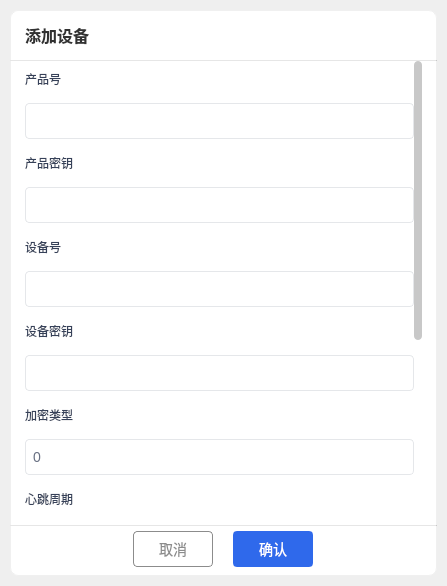
<?xml version="1.0" encoding="UTF-8"?>
<ui version="4.0">
 <class>subDevCreate</class>
 <widget class="QWidget" name="subDevCreate">
  <property name="geometry">
   <rect>
    <x>0</x>
    <y>0</y>
    <width>447</width>
    <height>586</height>
   </rect>
  </property>
  <property name="baseSize">
   <size>
    <width>500</width>
    <height>450</height>
   </size>
  </property>
  <property name="windowTitle">
   <string>Form</string>
  </property>
  <layout class="QGridLayout" name="gridLayout">
   <property name="leftMargin">
    <number>10</number>
   </property>
   <property name="topMargin">
    <number>10</number>
   </property>
   <property name="rightMargin">
    <number>10</number>
   </property>
   <property name="bottomMargin">
    <number>10</number>
   </property>
   <item row="0" column="0">
    <widget class="QWidget" name="widget" native="true">
     <property name="styleSheet">
      <string notr="true">#widget{
background-color: rgb(255, 255, 255);
border-style:solid;
border-width:1px;
border-color:rgb(240,240,240);
border-radius:8px;
}
QScrollBar:vertical{ 
    width:8px;  
    border-style:flat;
    border-radius: 4px;
    border:0px;
     background: rgb(255, 255, 255);
} 
QScrollBar::handle:vertical{ 
    background: rgb(200, 200, 200);
    border-radius: 4px;
    width:8px; 
    min-height:50px; 
    border-style:flat;
}
QScrollBar::handle:vertical::hover{ 
    background: rgb(130, 130, 130);
    border-radius: 4px;
    width:8px; 
}
QScrollBar::handle:vertical::pressed{ 
    background: rgb(130, 130, 130);
    border-radius:4px;
    width:8px; 
}
QScrollBar::sub-page:vertical {
     background: rgb(255, 255, 255);
border-style:flat;
}
QScrollBar::add-page:vertical {
     background: rgb(255, 255, 255);
border-style:flat;
}
QScrollBar::add-line:vertical{
     background: rgb(255, 255, 255);
}
QScrollBar::sub-line:vertical {
     background: rgb(255, 255, 255);
}
QScrollBar:horizontal{ 
    height:8px;  
    border-style:flat;
    border-radius: 4px;
    border:0px;
    background: rgb(255, 255, 255);
} 
QScrollBar::handle:horizontal{ 
    background: rgb(200, 200, 200);
    border-radius: 4px;
    height:8px; 
    min-width:50px; 
    border-style:flat;
}
QScrollBar::handle:horizontal::hover{ 
    background: rgb(130, 130, 130);
    border-radius: 4px;
    height:8px; 
}
QScrollBar::handle:horizontal::pressed{ 
    background: rgb(130, 130, 130);
    border-radius:4px;
    height:8px; 
}
QScrollBar::sub-page:horizontal {
     background: rgb(255, 255, 255);
    border-style:flat;
}
QScrollBar::add-page:horizontal {
     background: rgb(255, 255, 255);
    border-style:flat;
}
QScrollBar::sub-line:horizontal {
     background: rgb(255, 255, 255);
}
QScrollBar::add-line:horizontal{
     background: rgb(255, 255, 255);
}</string>
     </property>
     <layout class="QVBoxLayout" name="verticalLayout">
      <property name="spacing">
       <number>0</number>
      </property>
      <property name="leftMargin">
       <number>0</number>
      </property>
      <property name="topMargin">
       <number>0</number>
      </property>
      <property name="rightMargin">
       <number>0</number>
      </property>
      <property name="bottomMargin">
       <number>0</number>
      </property>
      <item>
       <widget class="QWidget" name="widget_windowTitle" native="true">
        <property name="minimumSize">
         <size>
          <width>0</width>
          <height>50</height>
         </size>
        </property>
        <property name="maximumSize">
         <size>
          <width>16777215</width>
          <height>50</height>
         </size>
        </property>
        <property name="styleSheet">
         <string notr="true">background: transparent; </string>
        </property>
        <layout class="QHBoxLayout" name="horizontalLayout_6">
         <property name="spacing">
          <number>0</number>
         </property>
         <property name="leftMargin">
          <number>15</number>
         </property>
         <property name="topMargin">
          <number>0</number>
         </property>
         <property name="rightMargin">
          <number>5</number>
         </property>
         <property name="bottomMargin">
          <number>0</number>
         </property>
         <item>
          <layout class="QHBoxLayout" name="horizontalLayout_7">
           <item>
            <widget class="QLabel" name="label_windowTitle_2">
             <property name="toolTip">
              <string/>
             </property>
             <property name="styleSheet">
              <string notr="true">font-weight:bold;
font-size:16px;
color: rgb(50, 50, 50);
</string>
             </property>
             <property name="text">
              <string>添加设备</string>
             </property>
            </widget>
           </item>
          </layout>
         </item>
         <item>
          <spacer name="horizontalSpacer_3">
           <property name="orientation">
            <enum>Qt::Horizontal</enum>
           </property>
           <property name="sizeType">
            <enum>QSizePolicy::Maximum</enum>
           </property>
           <property name="sizeHint" stdset="0">
            <size>
             <width>623</width>
             <height>20</height>
            </size>
           </property>
          </spacer>
         </item>
         <item>
          <layout class="QHBoxLayout" name="horizontalLayout_2">
           <property name="spacing">
            <number>0</number>
           </property>
           <item>
            <widget class="QPushButton" name="pushButton_close_2">
             <property name="minimumSize">
              <size>
               <width>30</width>
               <height>30</height>
              </size>
             </property>
             <property name="maximumSize">
              <size>
               <width>30</width>
               <height>30</height>
              </size>
             </property>
             <property name="styleSheet">
              <string notr="true">QPushButton:hover { 
background-color:rgb(242, 113, 113); 
image: url(:/png/closeW.png)15 0 0 0;
}
QPushButton { 
image: url(:/png/close.png)15 0 0 0;
border-width:0;
border-style:outset;
background-color:transparent;
border-radius:2px;
}
</string>
             </property>
             <property name="text">
              <string/>
             </property>
            </widget>
           </item>
          </layout>
         </item>
        </layout>
       </widget>
      </item>
      <item>
       <widget class="Line" name="line_2">
        <property name="minimumSize">
         <size>
          <width>0</width>
          <height>1</height>
         </size>
        </property>
        <property name="maximumSize">
         <size>
          <width>16777215</width>
          <height>1</height>
         </size>
        </property>
        <property name="styleSheet">
         <string notr="true">background-color: rgb(200, 200, 200);</string>
        </property>
        <property name="orientation">
         <enum>Qt::Horizontal</enum>
        </property>
       </widget>
      </item>
      <item>
       <widget class="QWidget" name="widget_3" native="true">
        <property name="styleSheet">
         <string notr="true">background: transparent; </string>
        </property>
        <layout class="QGridLayout" name="gridLayout_2">
         <property name="leftMargin">
          <number>15</number>
         </property>
         <property name="topMargin">
          <number>0</number>
         </property>
         <property name="rightMargin">
          <number>15</number>
         </property>
         <property name="bottomMargin">
          <number>6</number>
         </property>
         <item row="0" column="0">
          <widget class="QScrollArea" name="scrollArea">
           <property name="styleSheet">
            <string notr="true">#scrollArea{
	border-style:solid;
	border-width:0px; 
	background: transparent; 
}</string>
           </property>
           <property name="widgetResizable">
            <bool>true</bool>
           </property>
           <widget class="QWidget" name="scrollAreaWidgetContents">
            <property name="geometry">
             <rect>
              <x>0</x>
              <y>-252</y>
              <width>389</width>
              <height>752</height>
             </rect>
            </property>
            <property name="styleSheet">
             <string notr="true">border-style:solid;
border-width:0px; </string>
            </property>
            <layout class="QVBoxLayout" name="verticalLayout_2">
             <property name="spacing">
              <number>6</number>
             </property>
             <property name="leftMargin">
              <number>0</number>
             </property>
             <property name="topMargin">
              <number>0</number>
             </property>
             <property name="rightMargin">
              <number>0</number>
             </property>
             <property name="bottomMargin">
              <number>0</number>
             </property>
             <item>
              <widget class="QLabel" name="label_3">
               <property name="minimumSize">
                <size>
                 <width>0</width>
                 <height>36</height>
                </size>
               </property>
               <property name="maximumSize">
                <size>
                 <width>16777215</width>
                 <height>36</height>
                </size>
               </property>
               <property name="styleSheet">
                <string notr="true">color: rgb(54, 65, 89);</string>
               </property>
               <property name="text">
                <string>产品号</string>
               </property>
               <property name="alignment">
                <set>Qt::AlignLeading|Qt::AlignLeft|Qt::AlignVCenter</set>
               </property>
              </widget>
             </item>
             <item>
              <widget class="QLineEdit" name="lineEdit_subDev_pk">
               <property name="minimumSize">
                <size>
                 <width>0</width>
                 <height>36</height>
                </size>
               </property>
               <property name="maximumSize">
                <size>
                 <width>16777215</width>
                 <height>36</height>
                </size>
               </property>
               <property name="styleSheet">
                <string notr="true">color: rgb(104, 112, 130);
font-size:14px;
border-style:solid;
border-width:1px;
border-height：20px;
border-color:rgb(229, 231, 234);
border-radius:4px;
padding-left:5px;
</string>
               </property>
              </widget>
             </item>
             <item>
              <widget class="QLabel" name="label_4">
               <property name="minimumSize">
                <size>
                 <width>0</width>
                 <height>36</height>
                </size>
               </property>
               <property name="maximumSize">
                <size>
                 <width>16777215</width>
                 <height>36</height>
                </size>
               </property>
               <property name="styleSheet">
                <string notr="true">color: rgb(54, 65, 89);</string>
               </property>
               <property name="text">
                <string>产品密钥</string>
               </property>
               <property name="alignment">
                <set>Qt::AlignLeading|Qt::AlignLeft|Qt::AlignVCenter</set>
               </property>
              </widget>
             </item>
             <item>
              <widget class="QLineEdit" name="lineEdit_subDev_ps">
               <property name="minimumSize">
                <size>
                 <width>0</width>
                 <height>36</height>
                </size>
               </property>
               <property name="maximumSize">
                <size>
                 <width>16777215</width>
                 <height>36</height>
                </size>
               </property>
               <property name="styleSheet">
                <string notr="true">color: rgb(104, 112, 130);
font-size:14px;
border-style:solid;
border-width:1px;
border-height：20px;
border-color:rgb(229, 231, 234);
border-radius:4px;
padding-left:5px;
</string>
               </property>
              </widget>
             </item>
             <item>
              <widget class="QLabel" name="label_5">
               <property name="minimumSize">
                <size>
                 <width>0</width>
                 <height>36</height>
                </size>
               </property>
               <property name="maximumSize">
                <size>
                 <width>16777215</width>
                 <height>36</height>
                </size>
               </property>
               <property name="styleSheet">
                <string notr="true">color: rgb(54, 65, 89);</string>
               </property>
               <property name="text">
                <string>设备号</string>
               </property>
               <property name="alignment">
                <set>Qt::AlignLeading|Qt::AlignLeft|Qt::AlignVCenter</set>
               </property>
              </widget>
             </item>
             <item>
              <widget class="QLineEdit" name="lineEdit_subDev_dk">
               <property name="minimumSize">
                <size>
                 <width>0</width>
                 <height>36</height>
                </size>
               </property>
               <property name="maximumSize">
                <size>
                 <width>16777215</width>
                 <height>36</height>
                </size>
               </property>
               <property name="styleSheet">
                <string notr="true">color: rgb(104, 112, 130);
font-size:14px;
border-style:solid;
border-width:1px;
border-height：20px;
border-color:rgb(229, 231, 234);
border-radius:4px;
padding-left:5px;
</string>
               </property>
              </widget>
             </item>
             <item>
              <widget class="QLabel" name="label_6">
               <property name="minimumSize">
                <size>
                 <width>0</width>
                 <height>36</height>
                </size>
               </property>
               <property name="maximumSize">
                <size>
                 <width>16777215</width>
                 <height>36</height>
                </size>
               </property>
               <property name="styleSheet">
                <string notr="true">color: rgb(54, 65, 89);</string>
               </property>
               <property name="text">
                <string>设备密钥</string>
               </property>
               <property name="alignment">
                <set>Qt::AlignLeading|Qt::AlignLeft|Qt::AlignVCenter</set>
               </property>
              </widget>
             </item>
             <item>
              <widget class="QLineEdit" name="lineEdit_subDev_ds">
               <property name="minimumSize">
                <size>
                 <width>0</width>
                 <height>36</height>
                </size>
               </property>
               <property name="maximumSize">
                <size>
                 <width>16777215</width>
                 <height>36</height>
                </size>
               </property>
               <property name="styleSheet">
                <string notr="true">color: rgb(104, 112, 130);
font-size:14px;
border-style:solid;
border-width:1px;
border-height：20px;
border-color:rgb(229, 231, 234);
border-radius:4px;
padding-left:5px;
</string>
               </property>
              </widget>
             </item>
             <item>
              <widget class="QLabel" name="label">
               <property name="minimumSize">
                <size>
                 <width>0</width>
                 <height>36</height>
                </size>
               </property>
               <property name="maximumSize">
                <size>
                 <width>16777215</width>
                 <height>36</height>
                </size>
               </property>
               <property name="styleSheet">
                <string notr="true">color: rgb(54, 65, 89);</string>
               </property>
               <property name="text">
                <string>加密类型</string>
               </property>
               <property name="alignment">
                <set>Qt::AlignLeading|Qt::AlignLeft|Qt::AlignVCenter</set>
               </property>
              </widget>
             </item>
             <item>
              <widget class="QSpinBox" name="spinBox_subDev_tls">
               <property name="minimumSize">
                <size>
                 <width>0</width>
                 <height>36</height>
                </size>
               </property>
               <property name="maximumSize">
                <size>
                 <width>16777215</width>
                 <height>36</height>
                </size>
               </property>
               <property name="styleSheet">
                <string notr="true">QSpinBox{
color: rgb(104, 112, 130);
font-size:14px;
border-style:solid;
border-width:1px;
border-color:rgb(229, 231, 234);
border-radius:4px;
padding-left:5px;
}

QSpinBox::up-button
{
image:url(:/png/up.png);
width: 40px;
}
QSpinBox::down-button{
image:url(:/png/down.png);
width: 40px;
}</string>
               </property>
              </widget>
             </item>
             <item>
              <widget class="QLabel" name="label_2">
               <property name="minimumSize">
                <size>
                 <width>0</width>
                 <height>36</height>
                </size>
               </property>
               <property name="maximumSize">
                <size>
                 <width>16777215</width>
                 <height>36</height>
                </size>
               </property>
               <property name="styleSheet">
                <string notr="true">color: rgb(54, 65, 89);</string>
               </property>
               <property name="text">
                <string>心跳周期</string>
               </property>
               <property name="alignment">
                <set>Qt::AlignLeading|Qt::AlignLeft|Qt::AlignVCenter</set>
               </property>
              </widget>
             </item>
             <item>
              <widget class="QSpinBox" name="spinBox_subDev_lifetime">
               <property name="minimumSize">
                <size>
                 <width>0</width>
                 <height>36</height>
                </size>
               </property>
               <property name="maximumSize">
                <size>
                 <width>16777215</width>
                 <height>36</height>
                </size>
               </property>
               <property name="styleSheet">
                <string notr="true">QSpinBox{
color: rgb(104, 112, 130);
font-size:14px;
border-style:solid;
border-width:1px;
border-color:rgb(229, 231, 234);
border-radius:4px;
padding-left:5px;
}

QSpinBox::up-button
{
image:url(:/png/up.png);
width: 40px;
}
QSpinBox::down-button{
image:url(:/png/down.png);
width: 40px;
}</string>
               </property>
              </widget>
             </item>
             <item>
              <widget class="QLabel" name="label_9">
               <property name="minimumSize">
                <size>
                 <width>0</width>
                 <height>36</height>
                </size>
               </property>
               <property name="maximumSize">
                <size>
                 <width>16777215</width>
                 <height>36</height>
                </size>
               </property>
               <property name="styleSheet">
                <string notr="true">color: rgb(54, 65, 89);</string>
               </property>
               <property name="text">
                <string>数据格式</string>
               </property>
              </widget>
             </item>
             <item>
              <widget class="QComboBox" name="comboBox_productMode">
               <property name="minimumSize">
                <size>
                 <width>0</width>
                 <height>36</height>
                </size>
               </property>
               <property name="maximumSize">
                <size>
                 <width>16777215</width>
                 <height>36</height>
                </size>
               </property>
               <property name="styleSheet">
                <string notr="true">QComboBox{
color: rgb(104, 112, 130);
font-size:14px;
border-style:solid;
background-color: rgb(245, 245, 245);
border-width:1px;
border-color:rgb(229, 231, 234);
border-radius:4px;
padding-left:5px;
}
QComboBox:disabled
{
color: rgb(180, 180, 180);
font-size:14px;
border-style:solid;
background-color: rgb(220, 220, 220);
border-width:1px;
border-color:rgb(229, 231, 234);
border-radius:4px;
padding-left:5px;
}
QComboBox::drop-down{
border-style:none;
width: 30px;
}
QComboBox::down-arrow {
image: url(:/png/QComboBox_down.png);
}

QComboBox QAbstractItemView::item
{ 
	color: rgb(54, 65, 89);
	height: 25px;  
}</string>
               </property>
               <item>
                <property name="text">
                 <string>透传数据</string>
                </property>
               </item>
               <item>
                <property name="text">
                 <string>物模型数据</string>
                </property>
               </item>
              </widget>
             </item>
             <item>
              <widget class="QLabel" name="label_model">
               <property name="minimumSize">
                <size>
                 <width>0</width>
                 <height>36</height>
                </size>
               </property>
               <property name="maximumSize">
                <size>
                 <width>16777215</width>
                 <height>36</height>
                </size>
               </property>
               <property name="styleSheet">
                <string notr="true">color: rgb(54, 65, 89);</string>
               </property>
               <property name="text">
                <string>物模型文件</string>
               </property>
              </widget>
             </item>
             <item>
              <widget class="QCheckBox" name="checkBox_automatic">
               <property name="minimumSize">
                <size>
                 <width>0</width>
                 <height>36</height>
                </size>
               </property>
               <property name="maximumSize">
                <size>
                 <width>16777215</width>
                 <height>36</height>
                </size>
               </property>
               <property name="styleSheet">
                <string notr="true">QCheckBox::indicator{
    width: 30px;
    height: 23px;
}

QCheckBox::indicator:unchecked{
    image:url(:/png/checkBox0.png);
}

QCheckBox::indicator:checked{
    image:url(:/png/checkBox1.png);
}
QCheckBox{background-color:transparent;color: rgb(104, 112, 130);}
</string>
               </property>
               <property name="text">
                <string>自动获取</string>
               </property>
              </widget>
             </item>
             <item>
              <widget class="QComboBox" name="comboBox_environment">
               <property name="minimumSize">
                <size>
                 <width>0</width>
                 <height>36</height>
                </size>
               </property>
               <property name="maximumSize">
                <size>
                 <width>16777215</width>
                 <height>36</height>
                </size>
               </property>
               <property name="styleSheet">
                <string notr="true">QComboBox{
color: rgb(104, 112, 130);
font-size:14px;
border-style:solid;
background-color: rgb(245, 245, 245);
border-width:1px;
border-color:rgb(229, 231, 234);
border-radius:4px;
padding-left:5px;
}
QComboBox:disabled
{
color: rgb(180, 180, 180);
font-size:14px;
border-style:solid;
background-color: rgb(220, 220, 220);
border-width:1px;
border-color:rgb(229, 231, 234);
border-radius:4px;
padding-left:5px;
}
QComboBox::drop-down{
border-style:none;
width: 30px;
}
QComboBox::down-arrow {
image: url(:/png/QComboBox_down.png);
}

QComboBox QAbstractItemView::item
{ 
	color: rgb(54, 65, 89);
	height: 25px;  
}</string>
               </property>
               <item>
                <property name="text">
                 <string>中国数据中心</string>
                </property>
               </item>
               <item>
                <property name="text">
                 <string>欧洲数据中心</string>
                </property>
               </item>
               <item>
                <property name="text">
                 <string>美国数据中心</string>
                </property>
               </item>
              </widget>
             </item>
             <item>
              <layout class="QHBoxLayout" name="horizontalLayout_8">
               <item>
                <widget class="QLineEdit" name="lineEdit_file">
                 <property name="minimumSize">
                  <size>
                   <width>0</width>
                   <height>36</height>
                  </size>
                 </property>
                 <property name="maximumSize">
                  <size>
                   <width>16777215</width>
                   <height>36</height>
                  </size>
                 </property>
                 <property name="styleSheet">
                  <string notr="true">color: rgb(104, 112, 130);
font-size:14px;
border-style:solid;
border-width:1px;
border-height：20px;
border-color:rgb(229, 231, 234);
border-radius:4px;
padding-left:5px;
</string>
                 </property>
                 <property name="readOnly">
                  <bool>true</bool>
                 </property>
                </widget>
               </item>
               <item>
                <widget class="QLineEdit" name="lineEdit_getFile">
                 <property name="minimumSize">
                  <size>
                   <width>0</width>
                   <height>36</height>
                  </size>
                 </property>
                 <property name="maximumSize">
                  <size>
                   <width>16777215</width>
                   <height>36</height>
                  </size>
                 </property>
                 <property name="styleSheet">
                  <string notr="true">color: rgb(104, 112, 130);
font-size:14px;
border-style:solid;
border-width:1px;
border-height：20px;
border-color:rgb(229, 231, 234);
border-radius:4px;
padding-left:5px;
</string>
                 </property>
                </widget>
               </item>
               <item>
                <widget class="QPushButton" name="pushButton_file">
                 <property name="minimumSize">
                  <size>
                   <width>0</width>
                   <height>36</height>
                  </size>
                 </property>
                 <property name="maximumSize">
                  <size>
                   <width>16777215</width>
                   <height>36</height>
                  </size>
                 </property>
                 <property name="styleSheet">
                  <string notr="true">QPushButton {
	color: rgb(47, 105, 235);
	font-size:14px;
	border-style:solid;
	border-width:1px;
	border-color:rgb(47, 105, 235);
	border-radius:4px;
	padding-left:15px;
	padding-right:15px;
}
QPushButton:hover{
	color: rgb(47, 105, 235);
	background-color: rgba(47, 105, 235, 0.08);
}
QPushButton:pressed{
	color: rgb(47, 105, 235);
	background-color: rgba(47, 105, 235, 0.2);
}</string>
                 </property>
                 <property name="text">
                  <string>导入本地文件</string>
                 </property>
                </widget>
               </item>
               <item>
                <widget class="QPushButton" name="pushButton_getFile">
                 <property name="minimumSize">
                  <size>
                   <width>0</width>
                   <height>36</height>
                  </size>
                 </property>
                 <property name="maximumSize">
                  <size>
                   <width>16777215</width>
                   <height>36</height>
                  </size>
                 </property>
                 <property name="styleSheet">
                  <string notr="true">QPushButton {
	color: rgb(47, 105, 235);
	font-size:14px;
	border-style:solid;
	border-width:1px;
	border-color:rgb(47, 105, 235);
	border-radius:4px;
	padding-left:15px;
	padding-right:15px;
}
QPushButton:hover{
	color: rgb(47, 105, 235);
	background-color: rgba(47, 105, 235, 0.08);
}
QPushButton:pressed{
	color: rgb(47, 105, 235);
	background-color: rgba(47, 105, 235, 0.2);
}</string>
                 </property>
                 <property name="text">
                  <string>自动获取文件</string>
                 </property>
                </widget>
               </item>
              </layout>
             </item>
            </layout>
           </widget>
          </widget>
         </item>
        </layout>
       </widget>
      </item>
      <item>
       <widget class="Line" name="line">
        <property name="minimumSize">
         <size>
          <width>0</width>
          <height>1</height>
         </size>
        </property>
        <property name="maximumSize">
         <size>
          <width>16777215</width>
          <height>1</height>
         </size>
        </property>
        <property name="styleSheet">
         <string notr="true">background-color: rgb(200, 200, 200);</string>
        </property>
        <property name="orientation">
         <enum>Qt::Horizontal</enum>
        </property>
       </widget>
      </item>
      <item>
       <widget class="QWidget" name="widget_2" native="true">
        <property name="minimumSize">
         <size>
          <width>0</width>
          <height>50</height>
         </size>
        </property>
        <property name="maximumSize">
         <size>
          <width>16777215</width>
          <height>50</height>
         </size>
        </property>
        <layout class="QHBoxLayout" name="horizontalLayout_9">
         <property name="spacing">
          <number>20</number>
         </property>
         <property name="leftMargin">
          <number>0</number>
         </property>
         <property name="topMargin">
          <number>5</number>
         </property>
         <property name="rightMargin">
          <number>0</number>
         </property>
         <property name="bottomMargin">
          <number>10</number>
         </property>
         <item>
          <spacer name="horizontalSpacer">
           <property name="orientation">
            <enum>Qt::Horizontal</enum>
           </property>
           <property name="sizeHint" stdset="0">
            <size>
             <width>127</width>
             <height>20</height>
            </size>
           </property>
          </spacer>
         </item>
         <item>
          <widget class="QPushButton" name="pushButton_subDev_cancel">
           <property name="minimumSize">
            <size>
             <width>80</width>
             <height>36</height>
            </size>
           </property>
           <property name="maximumSize">
            <size>
             <width>80</width>
             <height>36</height>
            </size>
           </property>
           <property name="styleSheet">
            <string notr="true">color: rgb(140,140,140);
font-size:14px;
border-style:solid;
border-width:1px;
border-color:rgb(140,140,140);
border-radius:4px;
padding-left:15px;
padding-right:15px;
</string>
           </property>
           <property name="text">
            <string>取消</string>
           </property>
          </widget>
         </item>
         <item>
          <widget class="QPushButton" name="pushButton_subDev_ok">
           <property name="minimumSize">
            <size>
             <width>80</width>
             <height>36</height>
            </size>
           </property>
           <property name="maximumSize">
            <size>
             <width>80</width>
             <height>36</height>
            </size>
           </property>
           <property name="styleSheet">
            <string notr="true">color: rgb(255, 255, 255);
font-size:14px;
border-style:solid;
border-width:2px;
background-color: rgb(47, 105, 235);
border-color:rgb(47, 105, 235);
border-radius:4px;
padding-left:15px;
padding-right:15px;</string>
           </property>
           <property name="text">
            <string>确认</string>
           </property>
          </widget>
         </item>
         <item>
          <spacer name="horizontalSpacer_4">
           <property name="orientation">
            <enum>Qt::Horizontal</enum>
           </property>
           <property name="sizeHint" stdset="0">
            <size>
             <width>127</width>
             <height>20</height>
            </size>
           </property>
          </spacer>
         </item>
        </layout>
       </widget>
      </item>
     </layout>
    </widget>
   </item>
  </layout>
 </widget>
 <resources/>
 <connections/>
</ui>
